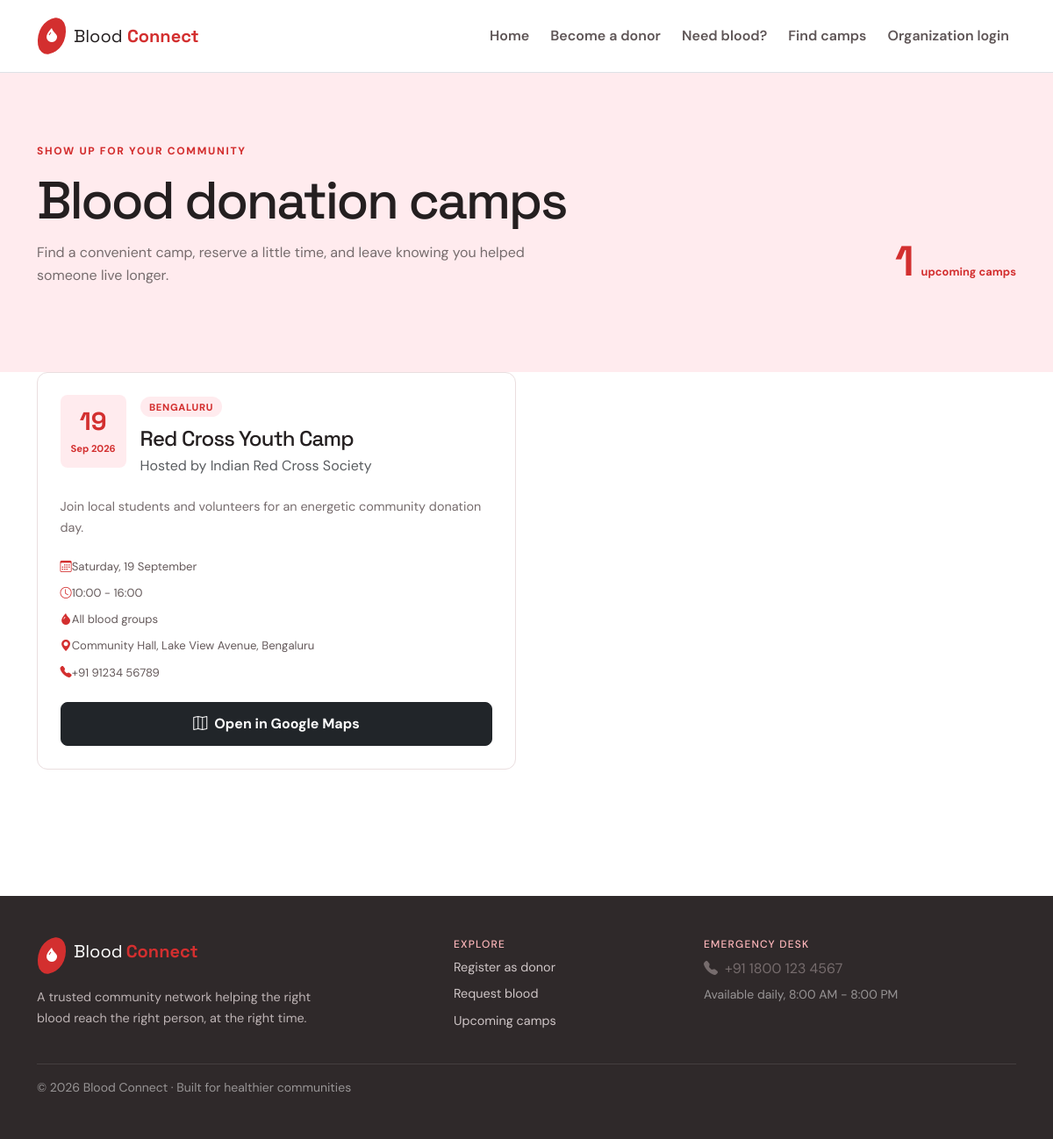
Screenshot of /camps with the database file from the repository.
### models.py (models this page shows)
class Camp(db.Model):
    id = db.Column(db.Integer, primary_key=True)
    camp_name = db.Column(db.String(140), nullable=False)
    organizer_name = db.Column(db.String(120), nullable=False)
    date = db.Column(db.Date, nullable=False)
    start_time = db.Column(db.String(10), nullable=False)
    end_time = db.Column(db.String(10), nullable=False)
    blood_groups_needed = db.Column(db.String(80), nullable=False)
    address = db.Column(db.String(240), nullable=False)
    city = db.Column(db.String(80), nullable=False)
    latitude = db.Column(db.Float, nullable=False)
    longitude = db.Column(db.Float, nullable=False)
    contact_number = db.Column(db.String(30), nullable=False)
    description = db.Column(db.Text, nullable=False)
    created_at = db.Column(db.DateTime, default=datetime.utcnow, nullable=False)

### app.py (the view)
@app.route("/camps")
def camps():
    all_camps = Camp.query.filter(Camp.date >= date.today()).order_by(Camp.date, Camp.start_time).all()
    return render_template("camps.html", camps=all_camps, maps_url=google_maps_url)

### app.py (called while the page is built)
def google_maps_url(camp):
    return f"https://www.google.com/maps/search/?api=1&query={camp.latitude},{camp.longitude}"

@app.context_processor
def inject_globals():
    return {"blood_groups": BLOOD_GROUPS, "statuses": STATUSES, "today": date.today()}

### templates/camps.html
{% extends 'base.html' %}{% block title %}Blood donation camps{% endblock %}{% block content %}<section class="page-header"><div class="container d-flex flex-column flex-md-row justify-content-between align-items-md-end gap-3"><div><div class="eyebrow">Show up for your community</div><h1>Blood donation camps</h1><p>Find a convenient camp, reserve a little time, and leave knowing you helped someone live longer.</p></div><div class="camp-count"><strong>{{ camps|length }}</strong><span>upcoming camps</span></div></div></section><section class="section-pad pt-0"><div class="container"><div class="row g-4">{% for camp in camps %}<div class="col-lg-6"><article class="camp-card"><div class="camp-card-top"><div class="large-date"><strong>{{ camp.date.strftime('%d') }}</strong><span>{{ camp.date.strftime('%b %Y') }}</span></div><div><span class="pill">{{ camp.city }}</span><h2>{{ camp.camp_name }}</h2><p class="mb-0 text-muted">Hosted by {{ camp.organizer_name }}</p></div></div><p class="camp-description">{{ camp.description }}</p><div class="camp-details"><span><i class="bi bi-calendar3"></i>{{ camp.date.strftime('%A, %d %B') }}</span><span><i class="bi bi-clock"></i>{{ camp.start_time }} - {{ camp.end_time }}</span><span><i class="bi bi-droplet-fill"></i>{{ camp.blood_groups_needed }}</span><span><i class="bi bi-geo-alt-fill"></i>{{ camp.address }}, {{ camp.city }}</span><span><i class="bi bi-telephone-fill"></i>{{ camp.contact_number }}</span></div><a class="btn btn-dark w-100 mt-4" target="_blank" rel="noopener" href="{{ maps_url(camp) }}"><i class="bi bi-map me-2"></i>Open in Google Maps</a></article></div>{% else %}<div class="col-12"><div class="empty-state py-5 text-center"><i class="bi bi-calendar-x"></i><h3>No camps scheduled yet</h3><p>Check back soon for new community drives.</p></div></div>{% endfor %}</div></div></section>{% endblock %}

### static/css/style.css (style rules this page uses)
:root { --red:#d32f2f;--red-dark:#9f2020;--pink:#ffebee;--ink:#241f20;--muted:#766c6d;--line:#eadedf;--cream:#fffaf9 }
* { box-sizing:border-box }
body { font-family:'DM Sans',sans-serif;color:var(--ink);background:#fff }
h1,h2,h3,h4,.navbar-brand { font-family:'Space Grotesk',sans-serif }
h1 { font-size:clamp(2.7rem,6vw,5.5rem);line-height:.98;letter-spacing:-.04em }
h2 { font-size:clamp(2rem,4vw,3rem);letter-spacing:-.035em }
p { color:var(--muted);line-height:1.65 }
.btn { border-radius:8px;padding:.75rem 1.2rem;font-weight:700 }
.eyebrow,.section-kicker { display:flex;align-items:center;gap:.55rem;color:var(--red);font-size:.75rem;font-weight:800;letter-spacing:.14em;text-transform:uppercase;margin-bottom:1.2rem }
.section-pad { padding:6rem 0 }
.pill { background:var(--pink);color:var(--red);border-radius:50px;padding:.3rem .65rem;font-size:.7rem;font-weight:800;text-transform:uppercase;letter-spacing:.06em }
.page-header { padding:5rem 0 6rem;background:var(--pink) }
.page-header h1 { font-size:clamp(2.6rem,5vw,4.5rem);margin-bottom:1rem }
.page-header p { max-width:620px;margin-bottom:0 }
.camp-count { display:flex;align-items:baseline;gap:.5rem;color:var(--red) }
.camp-count strong { font:700 3rem 'Space Grotesk' }
.camp-count span { font-size:.8rem;font-weight:700 }
.camp-card { border:1px solid var(--line);border-radius:12px;padding:1.6rem;height:100%;transition:.2s }
.camp-card-top { display:flex;gap:1rem;align-items:flex-start }
.large-date { background:var(--pink);color:var(--red);border-radius:8px;padding:.7rem;min-width:75px;text-align:center }
.large-date strong { font:700 1.8rem 'Space Grotesk';display:block }
.large-date span { font-size:.7rem;font-weight:700 }
.camp-card h2 { font-size:1.5rem;margin:.7rem 0 .2rem }
.camp-description { font-size:.9rem;margin:1.4rem 0 }
.camp-details { display:grid;gap:.65rem }
.camp-details span { font-size:.82rem;color:#655a5b }
.camp-details i { color:var(--red);width:20px }

### rows the page displays
Camp: date "19", date "Sep 2026", city "BENGALURU", camp_name "Red Cross Youth Camp", organizer_name "Indian Red Cross Society", description "Join local students and volunteers for an energetic community donation day.", date "Saturday, 19 September", start_time "10:00", end_time "16:00", blood_groups_needed "All blood groups", address "Community Hall, Lake View Avenue", city "Bengaluru", contact_number "+91 91234 56789"

### other values shown
{{ camps|length }} "1"
